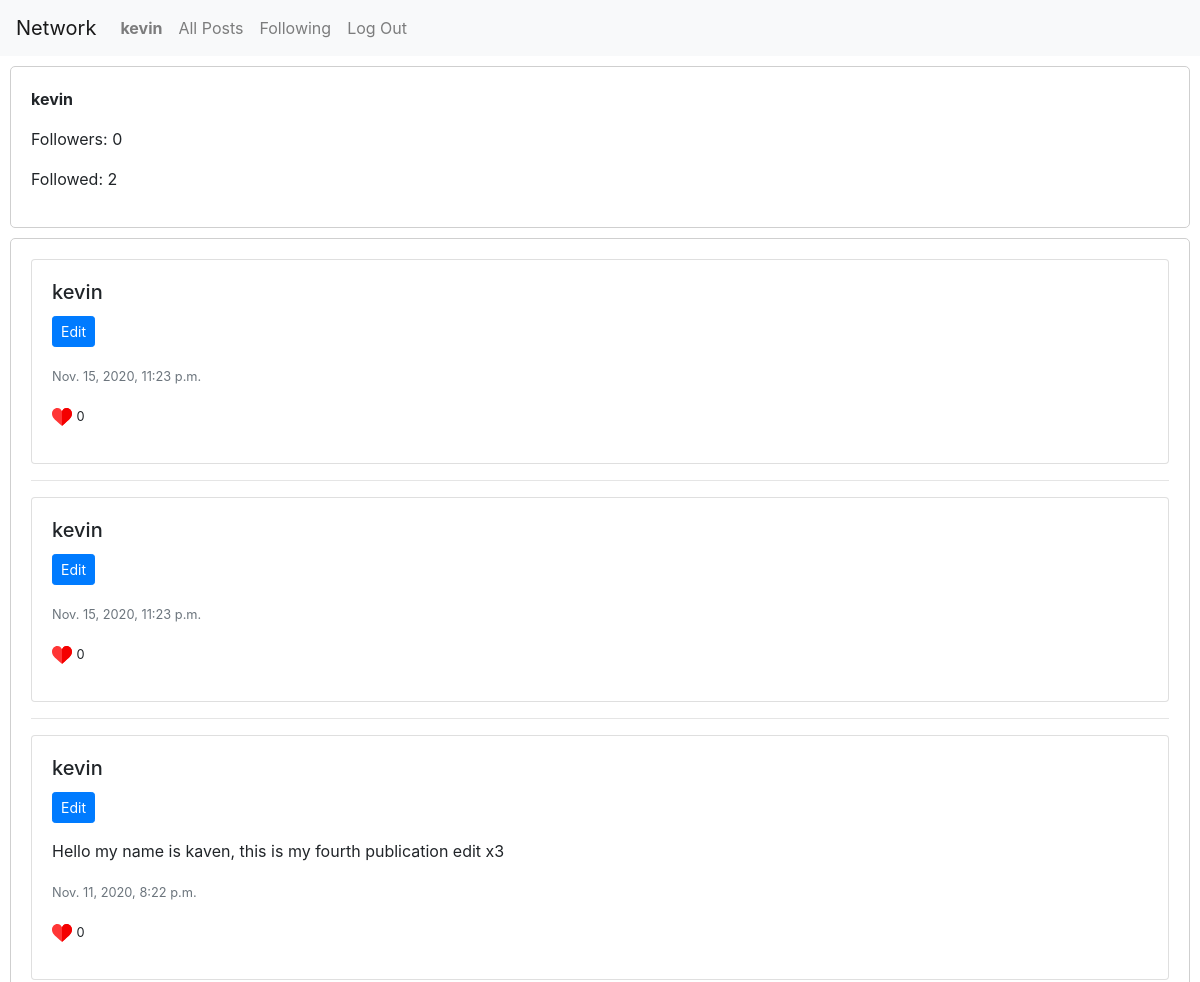
Before: /profile/5 (signed in, upper part) with the older database file.
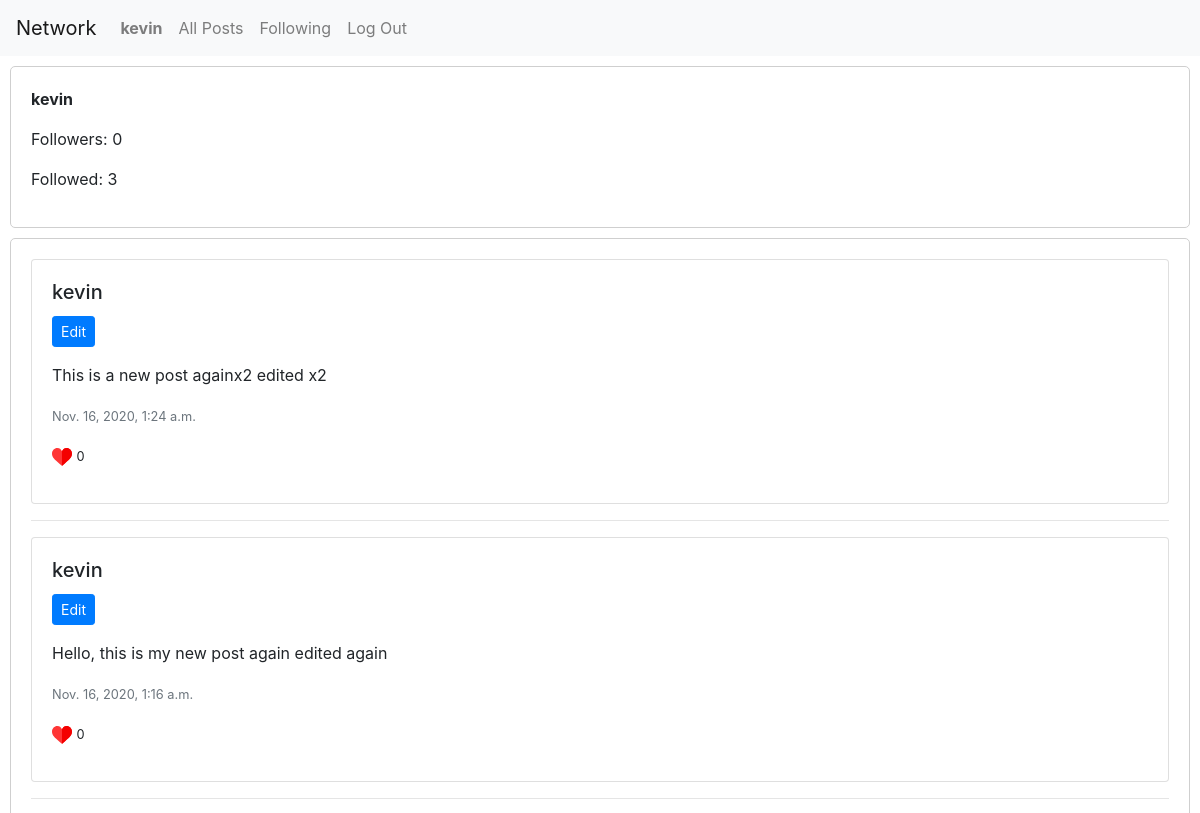
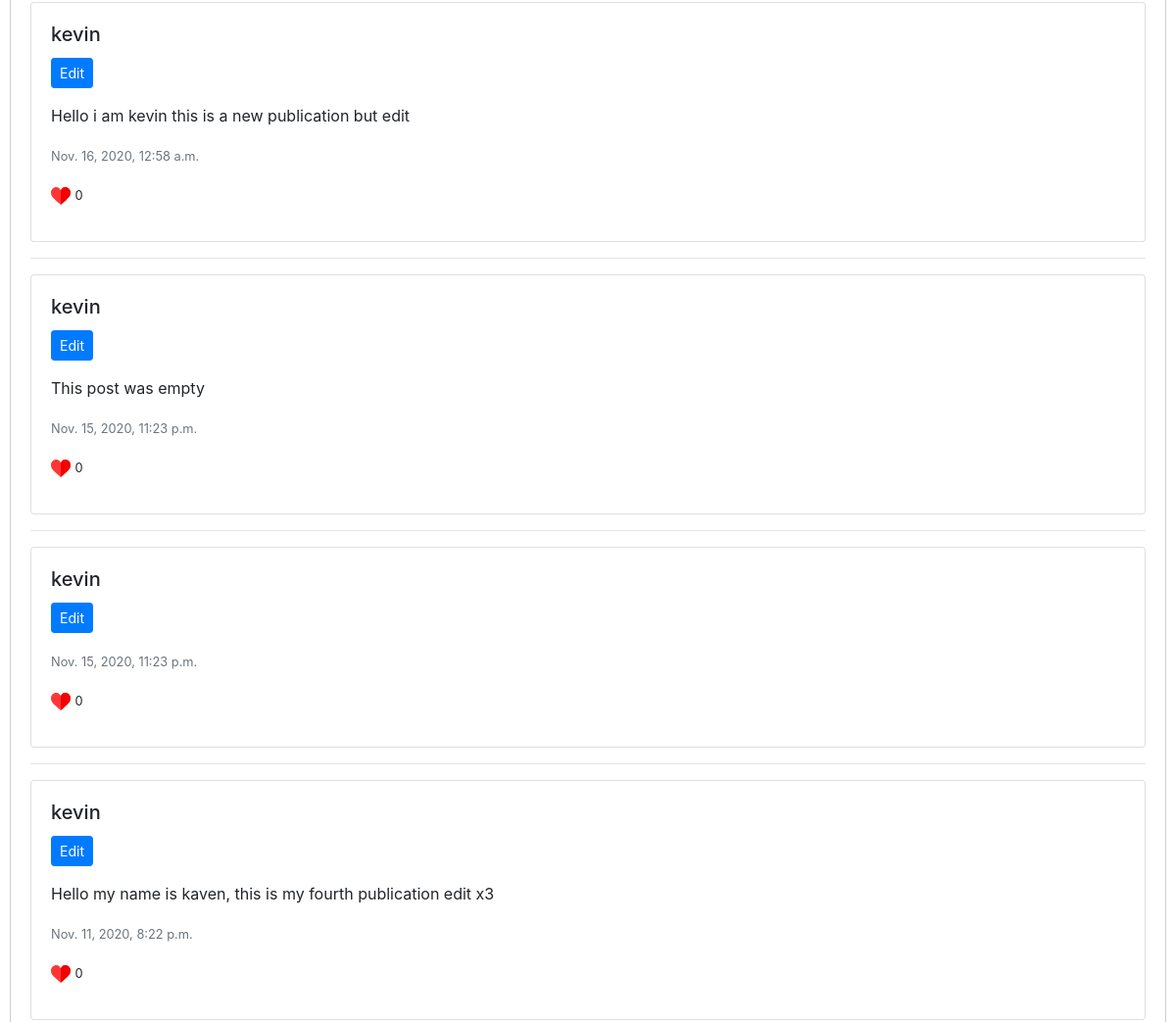
After: the same page with the newer database file (2 pictures, top to bottom).
### network/models.py (models this page shows)
class Post(models.Model):
    user = models.ForeignKey(User, on_delete = models.CASCADE, related_name="post_create") #if user is deleted, auction will be deleted
    date = models.DateTimeField(auto_now_add=True, null=True, blank=True)
    text = models.CharField(max_length=255, null=True)
    likes = models.IntegerField(default=None, null=True, blank=True)
    verify_like = models.BooleanField(default=True, null=True, blank=True)

class User(AbstractUser):
    pass

### network/views.py (the view)
# urls.py: path("profile/<str:id>", views.show_user, name="show_user"),
def show_user(request, id):
    user_prof = User.objects.get(pk=id)
    follow_count = Followers.objects.filter(user=user_prof).count()
    all_posts = Post.objects.filter(user=user_prof).order_by('-date')
    followed_count = Followers.objects.filter(follower=user_prof).count()
    all_p = []
    relation = Followers.objects.filter(user=user_prof , follower=request.user).count()
    try:
        print(len(all_posts))
    except (TypeError):
        all_p.append(Post.objects.get(user=user_prof))
        all_posts = all_p
    like_posts_pag=[]
    for one_post in all_posts:
        try:
            like = Like.objects.filter(user=request.user, post=one_post)
        except:
            like=None
            print("Error al obtener like")
        if like:
            one_post.verify_like = True
        else:
            one_post.verify_like = False
        like_posts_pag.append(one_post)
    paginator = Paginator(like_posts_pag,10)
    page = request.GET.get('page')
    all_posts_pag = paginator.get_page(page)
    return render(request, "network/profile.html", {"all_posts":all_posts_pag,"user_prof":user_prof,"follows":follow_count,"followed":followed_count, "relation":relation})

### network/templates/network/profile.html (shortened to what this page needs)
{% extends "network/layout.html" %}
{% load static %}
{% block body %}
<div class="box-cont">
    <p><strong> {{user_prof.username}} </strong></p>
    <p>Followers: {{follows}} </p>
    <p>Followed: {{followed}}</p>
</div>
<div class="box-cont">
    {% for post in all_posts %}
    <div class="card">
        <div class="card-body">
            <h5 class="card-title"> {{post.user.username}}</h5>
            <p>
                {% if post.user.username == user.username %}
                <button data-page="{{post.id}}" class="btn btn-primary btn-sm" id="btn-edit-post" >Edit</button>
                {% endif %}
            </p>
            <p class="card-text" id="text-post-{{post.id}}">{{post.text}}</p>
            <p class="card-text"><small class="text-muted">{{post.date}}</small></p>
            <p>
                <img src="{% static 'images/like.svg' %}" height="20px" width="20px">
                <small>{{post.likes}}</small>
            </p>
        </div>
    </div>
    <hr>
    {% endfor %}
</div>
{% endblock %}

Changed rows visible on the page:
added Post: user.username "kevin", text "This is a new post againx2 edited x2", date "Nov. 16, 2020, 1:24 a.m.", likes "0"
added Post: user.username "kevin", text "Hello, this is my new post again edited again", date "Nov. 16, 2020, 1:16 a.m.", likes "0"
added Post: user.username "kevin", text "Hello i am kevin this is a new publication but edit", date "Nov. 16, 2020, 12:58 a.m.", likes "0"
changed Post: text (not shown) → "This post was empty"
Other visible differences:
{{ followed }}: "2" → "3"
